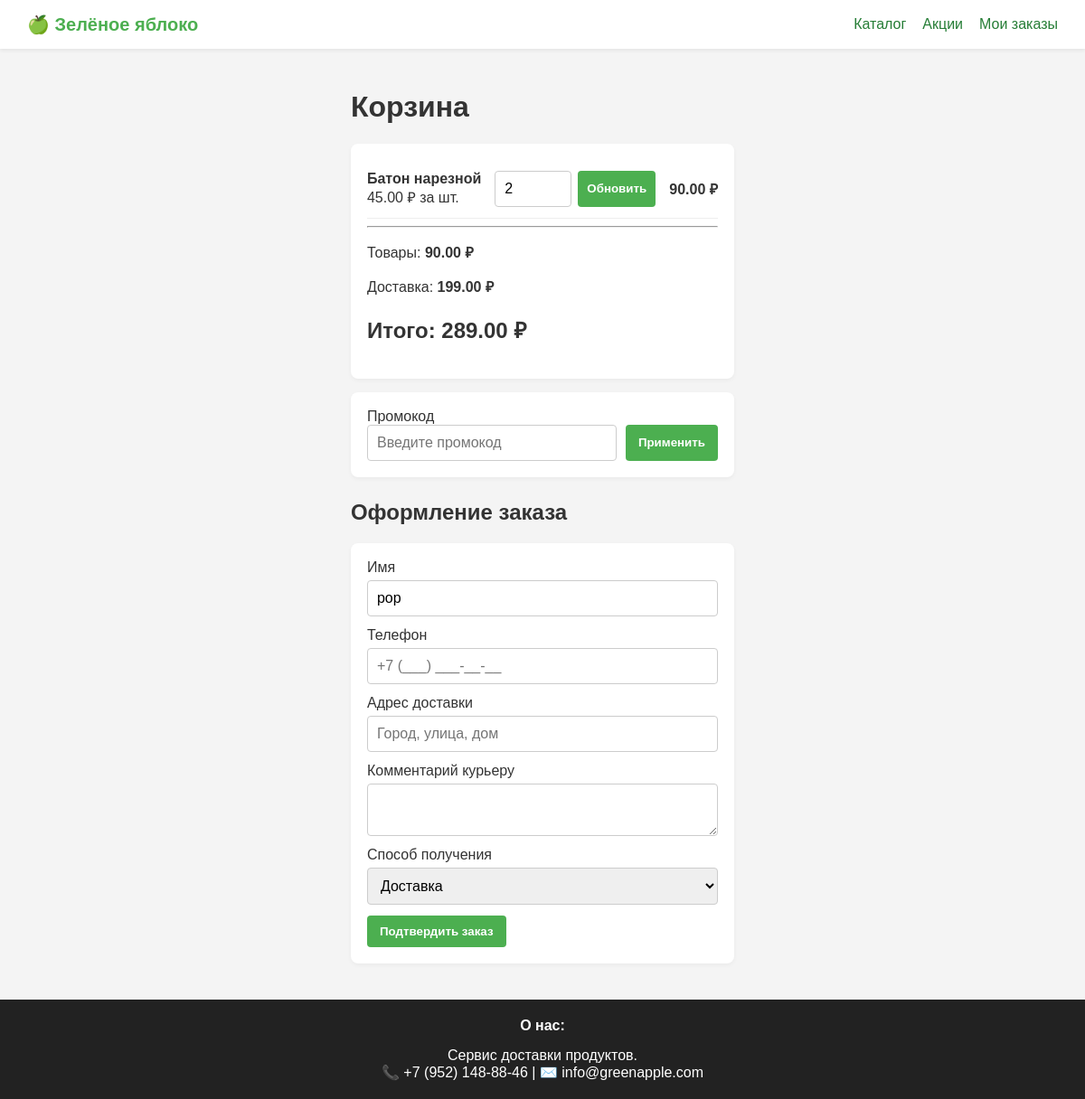
Page /cart (signed in) on the committed database.
### database.py (models this page shows)
class Product(Base):
    __tablename__ = "products"
    id = Column(Integer, primary_key=True)
    category_id = Column(Integer, ForeignKey("categories.id"))
    name = Column(String(150), nullable=False)
    description = Column(Text)
    price = Column(Float, nullable=False)
    old_price = Column(Float)
    weight = Column(String(50))
    image = Column(String(255))
    stock = Column(Integer, default=0)
    is_active = Column(Boolean, default=True)

class User(Base):
    __tablename__ = "users"
    id = Column(Integer, primary_key=True)
    name = Column(String(100), nullable=False)
    email = Column(String(150), unique=True, nullable=False)
    password_hash = Column(String(255), nullable=False)
    role = Column(String(20), default="user")  # user или admin
    created_at = Column(DateTime, default=datetime.now)

### main.py (the view)
@app.get("/cart", response_class=HTMLResponse)
def show_cart(request: Request):
    db = SessionLocal()
    try:
        user = get_current_user(request, db)
        rows = cart_rows(request, db, user)
        subtotal = sum(float(p.price) * q for p, q in rows)
        promo_code = request.session.get("promo_code", "")
        promo_discount = 0.0
        promo_message = request.session.pop("promo_message", "")
        if promo_code:
            now = datetime.now()
            promo = db.query(PromoCode).filter_by(code=promo_code, is_active=True).first()
            if promo and (not promo.start_date or promo.start_date <= now) and (not promo.end_date or promo.end_date >= now):
                promo_discount = subtotal * promo.discount_percent / 100
                if not promo_message:
                    promo_message = f"Промокод {promo.code} применён. Скидка {promo.discount_percent}% — {promo_discount:.2f} ₽."
            else:
                request.session.pop("promo_code", None)
                promo_code = ""
                promo_message = "Промокод больше не действует."
        discounted_subtotal = max(0, subtotal - promo_discount)
        free_from = float(setting(db, "free_delivery_from", 1500))
        delivery = 0 if discounted_subtotal >= free_from else float(setting(db, "delivery_price", 199))
        return render(request, "cart.html", {"rows": rows, "subtotal": subtotal, "promo_discount": promo_discount,
            "promo_code": promo_code, "promo_message": promo_message, "delivery": delivery,
            "total": discounted_subtotal + delivery, "user": user, "cart_count": cart_count(rows),
            "message": request.session.pop("message", "")})
    finally:
        db.close()

### templates/cart.html (shortened to what this page needs)
<!DOCTYPE html>
<html lang="ru"><head><meta charset="UTF-8"><meta name="viewport" content="width=device-width, initial-scale=1"><title>Корзина</title><link rel="stylesheet" href="/static/css/style.css"></head>
<body><header><a class="logo" href="/">🍏 Зелёное яблоко</a><nav><a href="/">Каталог</a><a href="/sales">Акции</a><a href="/orders">Мои заказы</a></nav></header>
<main class="container"><h1>Корзина</h1>{% if message %}<p class="notice">{{ message }}</p>{% endif %}{% if rows %}
<div class="panel">{% for p,q in rows %}<div class="cart-row"><div><b>{{ p.name }}</b><br><span>{{ '%.2f'|format(p.price) }} ₽ за шт.</span></div><form class="quantity-form" method="post" action="/cart/update/{{ p.id }}"><label class="visually-hidden" for="quantity-{{ p.id }}">Количество {{ p.name }}</label><input id="quantity-{{ p.id }}" type="number" name="quantity" min="0" max="{{ p.stock }}" value="{{ q }}"><button class="btn small">Обновить</button></form><b>{{ '%.2f'|format(p.price*q) }} ₽</b></div>{% endfor %}
<hr><p>Товары: <b>{{ '%.2f'|format(subtotal) }} ₽</b></p><p>Доставка: <b>{{ '%.2f'|format(delivery) }} ₽</b></p><h2>Итого: {{ '%.2f'|format(total) }} ₽</h2></div>
<div class="panel promo-entry"><form method="post" action="/cart/apply-promo"><label for="promo-code">Промокод</label><div class="promo-controls"><input id="promo-code" name="promo_code" value="{{ promo_code }}" placeholder="Введите промокод"><button class="btn" type="submit">Применить</button></div></form></div>
{% if user %}<section class="checkout-section"><h2>Оформление заказа</h2><form class="panel form" method="post" action="/checkout"><label>Имя<input name="name" value="{{ user.name }}" required></label><label>Телефон<input class="phone-mask" type="tel" name="phone" required placeholder="+7 (___) ___-__-__" maxlength="18" pattern="\+7 \([0-9]{3}\) [0-9]{3}-[0-9]{2}-[0-9]{2}" title="Введите номер в формате +7 (999) 123-45-67"></label><label>Адрес доставки<input name="address" placeholder="Город, улица, дом"></label><label>Комментарий курьеру<textarea name="comment"></textarea></label><label>Способ получения<select name="delivery_method"><option value="delivery">Доставка</option><option value="pickup">Самовывоз</option></select></label><button class="btn">Подтвердить заказ</button></form></section>{% else %}<p class="login-note">Чтобы оформить заказ, <a href="/login">войдите в аккаунт</a> или <a href="/register">зарегистрируйтесь</a>.</p>{% endif %}
{% else %}<p>Корзина пока пустая. <a href="/">Перейти к товарам</a>.</p>{% endif %}</main>
<footer><b>О нас:</b> Сервис доставки продуктов.<br>📞 +7 (952) 148-88-46 | ✉️ info@greenapple.com</footer>
</body></html>

### static/css/style.css (style rules this page uses)
* { box-sizing:border-box }
html,body { min-height:100%; }
body { font-family:Arial,sans-serif;margin:0;background:#f4f4f4;color:#333;min-height:100vh;display:flex;flex-direction:column }
main { flex:1 0 auto }
header,footer { background:#fff;padding:15px 30px;display:flex;justify-content:space-between;align-items:center;gap:15px;box-shadow:0 2px 4px #00000012 }
header nav { display:flex;gap:18px;flex-wrap:wrap }
a { color:#267d36;text-decoration:none }
.logo { font-size:20px;font-weight:bold;color:#4caf50 }
.container { max-width:1000px;margin:25px auto;padding:0 15px }
.btn { background:#4caf50;color:white;border:0;padding:10px 14px;border-radius:4px;cursor:pointer;font-weight:bold }
.small { padding:7px 10px }
.filters input,.filters select,input,textarea,select { padding:10px;border:1px solid #ccc;border-radius:4px;font:inherit }
.panel { background:#fff;border-radius:8px;padding:18px;margin:15px 0;box-shadow:0 2px 5px #0000000b }
.cart-row { display:flex;align-items:center;justify-content:space-between;gap:15px;padding:12px 0;border-bottom:1px solid #eee }
.cart-row form { display:flex;gap:7px }
.cart-row input { width:75px }
.form { display:flex;flex-direction:column;gap:12px }
.form label { display:flex;flex-direction:column;gap:5px }
.form .btn { align-self:flex-start }
footer { background:#222;color:white;flex-direction:column;text-align:center;margin-top:auto;flex-shrink:0;padding:20px 30px }
.promo-entry { display:flex;flex-direction:column;gap:7px }
.promo-controls { display:flex;gap:10px;flex-wrap:wrap }
.promo-controls input { flex:1;min-width:180px }
.checkout-section { margin-top:25px }
.quantity-form input { width:85px }

### rows in the picture
Product: name "Батон нарезной", price "45.00", quantity "2", p.price*q "90.00"
User: name "рор"

### other values in the picture
{{ '%.2f'|format(subtotal) }} "90.00"
{{ '%.2f'|format(delivery) }} "199.00"
{{ '%.2f'|format(total) }} "289.00"
